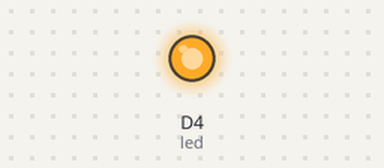
This sketch was run on a simulated ESP8266 (NodeMCU). On the bench: output pins drawn as LEDs (lit = HIGH). WiFi joins after 1.5 s; servers stay silent unless stated; uploads are accepted with an empty reply; what the sketch prints to the serial monitor is not drawn.

Above: at 13.4 s.
At 31.9 s:
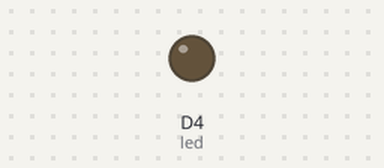
Timing chart, 0 to 52.0 s (numbered marks = the images above):
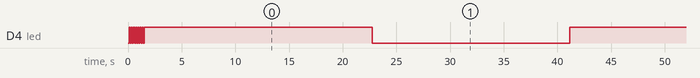

The sketch:

Dweeter6.ino
```cpp
// post status to jsonplaceholder and Dweet.io
// uses WifiMulti
// see it at https://dweet.io/follow/raja-vz-raman

#include <ESP8266WiFi.h>
#include <ESP8266WiFiMulti.h>
#include <ESP8266HTTPClient.h>

const char* wifi_ssid1     = "RajaCell";
const char* wifi_password1 = "dddd";
const char* wifi_ssid2     = "RajaACT";
const char* wifi_password2 = "eeee";
const char* wifi_ssid3     = "RajaMobile";
const char* wifi_password3 = "fffff";

ESP8266WiFiMulti wifi_multi_client;

#define USE_DWEET

#ifdef USE_DWEET
  // plots a ramp on Dweet
  const char * url = "https://dweet.io/dweet/for/raja-vz-raman";     // returns verbose response json
  //const char * url = "https://dweet.io/dweet/quietly/for/raja-vz-raman";  // silent mode, returns 204
  const char * thumb_print = "4a4e39710b7dd795d23506c1c4bf488d925e3fed";
  //const char *  get_url = "https://dweet.io/follow/raja-vz-raman";
  const char *  get_url = "http://example.com";
  bool use_thumb_print = true;
#else
  // This URL returns your json in a neat printable format
  const char * url = "http://jsonplaceholder.typicode.com/users";
  const char * thumb_print ="dummy";
  //const char *  get_url = "http://jsonplaceholder.typicode.com/users";   // dumps all 10 users
  const char *  get_url = "http://jsonplaceholder.typicode.com/users/3";   // get one user
  bool use_thumb_print = false;
#endif

int data_counter = 0;
int led  = D4;  // GPIO 2,  active LOW
bool led_status = 0;
unsigned long PACKET_DELAY = 15000;  // 30000;

void setup() {
    Serial.begin (115200);
    Serial.setDebugOutput(true);
    Serial.println ("\n\n**********************Dweeter 8266 starting...*********************\n\n");
    delay(10);
    pinMode(led, OUTPUT);
    blink();
    init_wifi();
}

// TODO: crashes if net connection is plugged out; reset WDT, replace String with sprintf
int errors[5] = {0,0,0,0,0};
void loop() {
    String payload = String("{\"Tally\": \"")+ errors[0]+" "+ errors[1]+" "+
                    errors[2]+" "+ errors[3]+" "+ errors[4]+  "\" , " +
                    "\"SawTooth\" : " +data_counter  +"}";
    Serial.println(payload);
    int result = send_status(payload.c_str());  // make a POST request
    Serial.print("Result: ");
    Serial.println(result);
    ESP.wdtFeed();
    errors[result] = errors[result]+1;
    yield();
    data_counter = (data_counter+1)%10;
    led_status = !led_status;
    digitalWrite(led, led_status);
    delay(3000);
    get_status();  // make another GET request
    delay(PACKET_DELAY);
}

bool reconnect_wifi() {
    Serial.println("Trying to reconnect to WifiMulti..");
    WiFi.mode(WIFI_STA);
    bool wifi_connected = (wifi_multi_client.run()==WL_CONNECTED); // this is needed !!
    Serial.print("Wifi connected? : ");
    Serial.println(wifi_connected);
}

bool init_wifi() {
    WiFi.mode(WIFI_OFF);  // Prevents reconnection issue (taking too long to connect) *****
    delay(1000);
    // it is important to set STA mode: https://github.com/knolleary/pubsubclient/issues/138
    WiFi.mode(WIFI_STA);
    //wifi_set_sleep_type(NONE_SLEEP_T);  // revisit & understand this
    //wifi_set_sleep_type(LIGHT_SLEEP_T);

    Serial.println("Connecting to SSIDs:");
    wifi_multi_client.addAP(wifi_ssid1, wifi_password1);
    Serial.println(wifi_ssid1);
    if (strlen(wifi_ssid2) > 0) {
        wifi_multi_client.addAP(wifi_ssid2, wifi_password2);
        Serial.println(wifi_ssid2);
    }
    if (strlen(wifi_ssid3) > 0) {
        wifi_multi_client.addAP(wifi_ssid3, wifi_password3);
        Serial.println(wifi_ssid3);
    }

    int MAX_ATTEMPTS = 40;  // 10 sec
    int attempts = 0;
    while(wifi_multi_client.run() != WL_CONNECTED) {
        delay(500);
        Serial.print (".");
        attempts++;
        if (attempts >= MAX_ATTEMPTS) {
            Serial.println ("!\n- Could not connect to Wi-Fi -");
            return false;
        }
    }
    Serial.println("WiFi connected");
    return true;
    /***
    IPAddress ip(192,168,1,100);
    IPAddress gateway(192,168,1,1);
    IPAddress subnet(255,255,255,0);
    WiFi.config(ip,gateway,subnet);
    ***/
}

int send_status (const char* payload) {
    if(WiFi.status()!= WL_CONNECTED) {
        Serial.println("No wifi connection. Trying again..");
        reconnect_wifi();  // this is very much needed for WifiMulti!
        return 1;
    }
    HTTPClient htclient;
    bool begun = false; // this is not useful ?!
    Serial.print("Connecting to: ");
    Serial.println(url);

    if (use_thumb_print)
        begun = htclient.begin (url, thumb_print);
    else
        begun = htclient.begin (url);

    Serial.print ("Connected to server ? : ");
    Serial.println (begun);

    if (!begun) {
      yield();
      Serial.println ("Could not connect !");
      htclient.end();   // close connection
      return 2;
    }

    //Serial.println(payload);
    htclient.addHeader("Content-Type", "application/json");
    int retcode = htclient.POST(payload);
    Serial.print("Result code:");
    Serial.println(retcode);
    if (retcode < 0) {
      yield();
      ESP.wdtFeed();
      Serial.println ("Could not POST data !");
      htclient.end();   // close connection
      return 3;
    }
    if (retcode < 200 || retcode >= 300) {
      yield();
      Serial.println ("HTTP error !");
      htclient.end();   // close connection
      return 4;
    }
    String response = htclient.getString();
    Serial.println("Response:");
    Serial.println(response);
    Serial.println("Client disconnected.");
    Serial.println("");
    htclient.end();   // close connection
    return 0;
}

void get_status() {
    if(WiFi.status()!= WL_CONNECTED) {
        Serial.println("No wifi connection !");
        reconnect_wifi();  // this is very much needed for WifiMulti!
        return;
    }
    HTTPClient htclient;
    bool begun = false; // this is not useful ?!
    Serial.print("Retrieving from: ");
    Serial.println(get_url);
    begun = htclient.begin (get_url);
    //begun = htclient.begin (get_url, thumb_print);

    Serial.print ("Connected to server ? : ");
    Serial.println (begun);

    int retcode = htclient.GET();
    Serial.print("Result code:");
    Serial.println(retcode);
    String response = htclient.getString();
    Serial.println("Response:");
    Serial.println(response);
    Serial.println("Client disconnected.");
    Serial.println("");
    htclient.end();   // close connection
}

void blink() {
    for (int i=0; i<8; i++) {
      digitalWrite(led, LOW);
      delay(100);
      digitalWrite(led, HIGH);
      delay(100);
    }
}
```

Measured:
- by itself, D4 (led): HIGH → LOW at 0.21 s, → HIGH 0.10 s later, → LOW 0.10 s later, → HIGH 0.10 s later, … (20 changes in this stretch)
